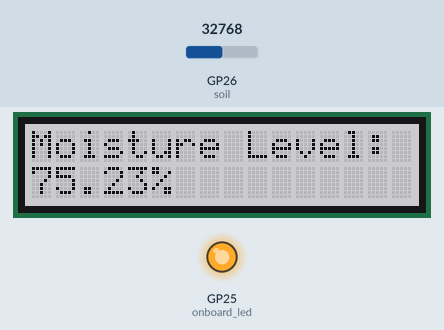
This program was run on a simulated Raspberry Pi Pico running MicroPython. Parts: 16×2 character LCD, output pins drawn as LEDs (lit = HIGH). Inputs (shaded band) come from the test bench; at power-on: GP26 (soil) = 32768 (analog values on the 0–65535 scale). Library files of the repository ran but are not shown: neopixel.py; what the program prints to the serial console is not drawn.

Above: at 3.2 s.
3.3 s: GP26 (soil) set to 45874
At 7.5 s:
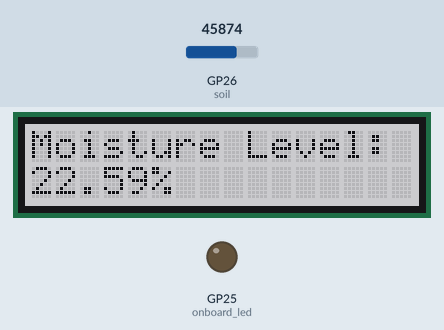
13.5 s: GP26 (soil) set to 57670
At 17.8 s:
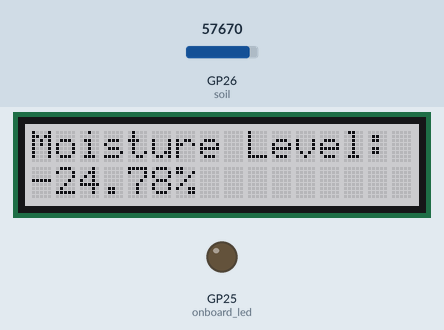
23.5 s: GP26 (soil) set to 65535
At 28.1 s:
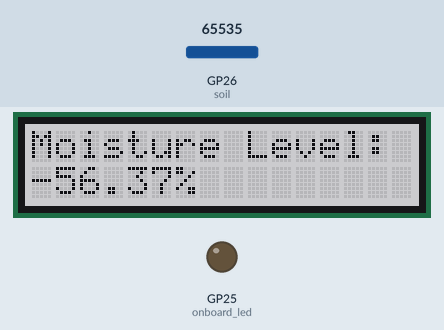
Timing chart, 0 to 38.6 s (numbered marks = the images above; inputs shaded):
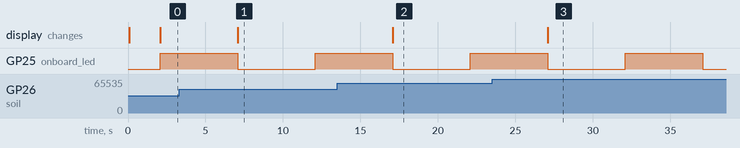

Measured:
- after the input at 3.3 s, the display: changes after 3.8 s (image 1)
- after the input at 13.5 s, the display: changes after 3.6 s (image 2)
- after the input at 23.5 s, the display: changes after 3.6 s (image 3)

The program:

main_with_lcd.py
```python
from machine import Pin, I2C, ADC
from time import sleep
import RGB1602
from neopixel import Neopixel

usb_power = Pin(24, Pin.IN)        # high if on usb power

strip = Neopixel(8, 1, 16, "GRB")

red = (255, 0, 0)
orange = (255, 50, 0)
yellow = (255, 100, 0)
green = (0, 255, 0)
blue = (0, 0, 255)
indigo = (100, 0, 90)
violet = (200, 0, 100)
colors_rgb = [red, orange, yellow, green, blue, indigo, violet]

onboard_led = Pin("LED", Pin.OUT)
soil = ADC(Pin(26))
lcd = RGB1602.RGB1602(16,2)

const_air_val = 51500
const_water_val = 26600
read_delay = 5        # read moisture every n seconds

def setupLCD():
    lcd.setRGB(255,255,255)
    lcd.setCursor(0,0)
    lcd.printout("Moisture Level:")
    lcd.setCursor(0,1)
    lcd.printout("Initialising")

def updateLCD(value):
    lcd.setCursor(0,1)
    lcd.printout("                ")
    lcd.setCursor(0,1)
    lcd.printout(value)


setupLCD()
sleep(2)
while True:
    onboard_led.toggle()
    sensor_value = soil.read_u16()
    moisture = (const_air_val - sensor_value) * 100 / (const_air_val - const_water_val)
    print("moisture: " + "%.2f" % moisture +"% (adc: "+str(sensor_value)+")")
    moisture_percent = "%.2f" % moisture +"%"
    updateLCD(moisture_percent)

    sleep(read_delay)
```

RGB1602.py
```python
# -*- coding: utf-8 -*-
import time
from machine import Pin,I2C

RGB1602_SDA = Pin(4)
RGB1602_SCL = Pin(5)

RGB1602_I2C = I2C(0,sda = RGB1602_SDA, scl = RGB1602_SCL ,freq = 400000)

#Device I2C Address
LCD_ADDRESS   =  (0x7c>>1)
RGB_ADDRESS   =  (0xc0>>1)

#color define

REG_RED    =     0x04
REG_GREEN  =     0x03
REG_BLUE   =     0x02
REG_MODE1  =     0x00
REG_MODE2  =     0x01
REG_OUTPUT =     0x08
LCD_CLEARDISPLAY = 0x01
LCD_RETURNHOME = 0x02
LCD_ENTRYMODESET = 0x04
LCD_DISPLAYCONTROL = 0x08
LCD_CURSORSHIFT = 0x10
LCD_FUNCTIONSET = 0x20
LCD_SETCGRAMADDR = 0x40
LCD_SETDDRAMADDR = 0x80

#flags for display entry mode
LCD_ENTRYRIGHT = 0x00
LCD_ENTRYLEFT = 0x02
LCD_ENTRYSHIFTINCREMENT = 0x01
LCD_ENTRYSHIFTDECREMENT = 0x00

#flags for display on/off control
LCD_DISPLAYON = 0x04
LCD_DISPLAYOFF = 0x00
LCD_CURSORON = 0x02
LCD_CURSOROFF = 0x00
LCD_BLINKON = 0x01
LCD_BLINKOFF = 0x00

#flags for display/cursor shift
LCD_DISPLAYMOVE = 0x08
LCD_CURSORMOVE = 0x00
LCD_MOVERIGHT = 0x04
LCD_MOVELEFT = 0x00

#flags for function set
LCD_8BITMODE = 0x10
LCD_4BITMODE = 0x00
LCD_2LINE = 0x08
LCD_1LINE = 0x00
LCD_5x8DOTS = 0x00


class RGB1602:
  def __init__(self, col, row):
    self._row = row
    self._col = col

    self._showfunction = LCD_4BITMODE | LCD_1LINE | LCD_5x8DOTS;
    self.begin(self._row,self._col)


  def command(self,cmd):
    RGB1602_I2C.writeto_mem(LCD_ADDRESS, 0x80, chr(cmd))   # type: ignore

  def write(self,data):
    RGB1602_I2C.writeto_mem(LCD_ADDRESS, 0x40, chr(data))  # type: ignore

  def setReg(self,reg,data):
    RGB1602_I2C.writeto_mem(RGB_ADDRESS, reg, chr(data))   # type: ignore


  def setRGB(self,r,g,b):
    self.setReg(REG_RED,r)
    self.setReg(REG_GREEN,g)
    self.setReg(REG_BLUE,b)

  def setCursor(self,col,row):
    if(row == 0):
      col|=0x80
    else:
      col|=0xc0;
    RGB1602_I2C.writeto(LCD_ADDRESS, bytearray([0x80,col]))

  def clear(self):
    self.command(LCD_CLEARDISPLAY)
    time.sleep(0.002)
  def printout(self,arg):
    if(isinstance(arg,int)):
      arg=str(arg)

    for x in bytearray(arg,'utf-8'):
      self.write(x)


  def display(self):
    self._showcontrol |= LCD_DISPLAYON
    self.command(LCD_DISPLAYCONTROL | self._showcontrol)


  def begin(self,cols,lines):
    if (lines > 1):
        self._showfunction |= LCD_2LINE

    self._numlines = lines
    self._currline = 0


    time.sleep(0.05)


    # Send function set command sequence
    self.command(LCD_FUNCTIONSET | self._showfunction)
    #delayMicroseconds(4500);  # wait more than 4.1ms
    time.sleep(0.005)
    # second try
    self.command(LCD_FUNCTIONSET | self._showfunction);
    #delayMicroseconds(150);
    time.sleep(0.005)
    # third go
    self.command(LCD_FUNCTIONSET | self._showfunction)
    # finally, set # lines, font size, etc.
    self.command(LCD_FUNCTIONSET | self._showfunction)
    # turn the display on with no cursor or blinking default
    self._showcontrol = LCD_DISPLAYON | LCD_CURSOROFF | LCD_BLINKOFF
    self.display()
    # clear it off
    self.clear()
    # Initialize to default text direction (for romance languages)
    self._showmode = LCD_ENTRYLEFT | LCD_ENTRYSHIFTDECREMENT
    # set the entry mode
    self.command(LCD_ENTRYMODESET | self._showmode);
    # backlight init
    self.setReg(REG_MODE1, 0)
    # set LEDs controllable by both PWM and GRPPWM registers
    self.setReg(REG_OUTPUT, 0xFF)
    # set MODE2 values
    # 0010 0000 -> 0x20  (DMBLNK to 1, ie blinky mode)
    self.setReg(REG_MODE2, 0x20)
    self.setColorWhite()

  def setColorWhite(self):
    self.setRGB(255, 255, 255)
```
